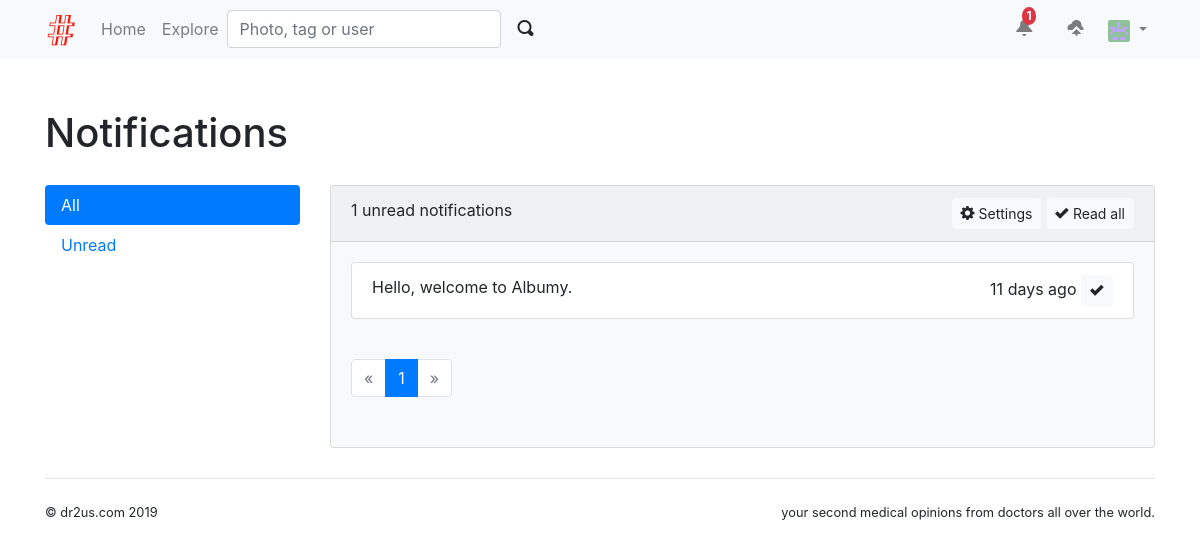
The app's page /notifications (signed in), older data.
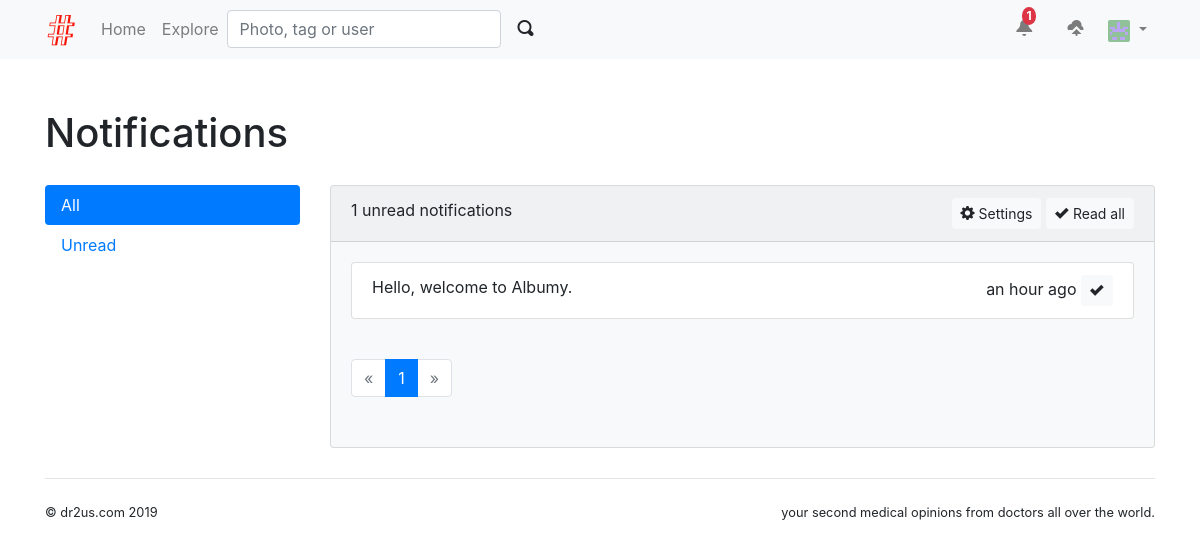
The same page, newer data.
### albumy/models.py (models this page shows)
class Notification(db.Model):
    id = db.Column(db.Integer, primary_key=True)
    message = db.Column(db.Text, nullable=False)
    is_read = db.Column(db.Boolean, default=False)
    timestamp = db.Column(db.DateTime, default=datetime.utcnow, index=True)
    receiver_id = db.Column(db.Integer, db.ForeignKey('user.id'))
    receiver = db.relationship('User', back_populates='notifications')

### albumy/blueprints/main.py (the view)
@main_bp.route('/notifications')
@login_required
def show_notifications():
    page = request.args.get('page', 1, type=int)
    per_page = current_app.config['ALBUMY_NOTIFICATION_PER_PAGE']
    notifications = Notification.query.with_parent(current_user)
    filter_rule = request.args.get('filter')
    if filter_rule == 'unread':
        notifications = notifications.filter_by(is_read=False)
    pagination = notifications.order_by(Notification.timestamp.desc()).paginate(page, per_page)
    notifications = pagination.items
    return render_template('main/notifications.html', pagination=pagination, notifications=notifications)

### albumy/__init__.py (called while the page is built)
def register_template_context(app):
    @app.context_processor
    def make_template_context():
        if current_user.is_authenticated:
            notification_count = Notification.query.with_parent(current_user).filter_by(is_read=False).count()
        else:
            notification_count = None
        return dict(notification_count=notification_count)

### albumy/extensions.py (called while the page is built)
@login_manager.user_loader
def load_user(user_id):
    from albumy.models import User
    user = User.query.get(int(user_id))
    return user

### albumy/models.py (called while the page is built)
    @property
    def is_active(self):
        return self.active

    def can(self, permission_name):
        permission = Permission.query.filter_by(name=permission_name).first()
        return permission is not None and self.role is not None and permission in self.role.permissions

### albumy/templates/main/notifications.html (shortened to what this page needs)
{% extends 'base.html' %}
{% from 'bootstrap/pagination.html' import render_pagination %}
{% block content %}
    <div class="page-header">
        <h1>Notifications</h1>
    </div>
    <div class="row">
        <div class="col-md-3">
            <div class="nav nav-pills flex-column" role="tablist" aria-orientation="vertical">
                <a class="nav-item nav-link {% if request.args.get('filter') != 'unread' %}active{% endif %}"
                   href="{{ url_for('.show_notifications', filter='all') }}">
                    All
                </a>
                <a class="nav-item nav-link {% if request.args.get('filter') == 'unread' %}active{% endif %}"
                   href="{{ url_for('.show_notifications', filter='unread') }}">
                    Unread
                </a>
            </div>
        </div>
        <div class="col-md-9">
            <div class="card bg-light w-100">
                <div class="card-header">{{ notification_count }} unread notifications
                    <div class="float-right">
                        <a class="btn btn-light btn-sm" href="{{ url_for('user.notification_setting') }}">
                            <span class="oi oi-cog" aria-hidden="true"></span> Settings
                        </a>
                        <form class="inline" method="post" action="{{ url_for('.read_all_notification') }}">
                            <button type="submit" class="btn btn-light btn-sm">
                                <span class="oi oi-check" aria-hidden="true"></span> Read all
                            </button>
                        </form>
                    </div>
                </div>
                <div class="card-body">
                    {% if notifications %}
                        <ul class="list-group">
                            {% for notification in notifications %}
                                <li class="list-group-item">
                                    {{ notification.message|safe }}
                                    <span class="float-right">
                                        {{ moment(notification.timestamp).fromNow(refresh=True) }}
                                        {% if notification.is_read == False %}
                                            <form class="inline"
                                                  action="{{ url_for('.read_notification', notification_id=notification.id) }}"
                                                  method="post">
                                                <button type="submit" class="btn btn-light btn-sm">
                                                    <span class="oi oi-check" aria-hidden="true"></span>
                                                </button>
                                            </form>
                                        {% endif %}
                                    </span>
                                </li>
                            {% endfor %}
                        </ul>
                        <div class="text-right page-footer">
                            {{ render_pagination(pagination) }}
                        </div>
                    {% else %}
                        <div class="tip text-center">
                            <h6>No notifications.</h6>
                        </div>
                    {% endif %}
                </div>
            </div>
        </div>
    </div>
{% endblock %}

Row changes from the older to the newer data that the page shows:
changed Notification "Hello, welcome to Albumy.": timestamp "11 days ago" → "an hour ago"
